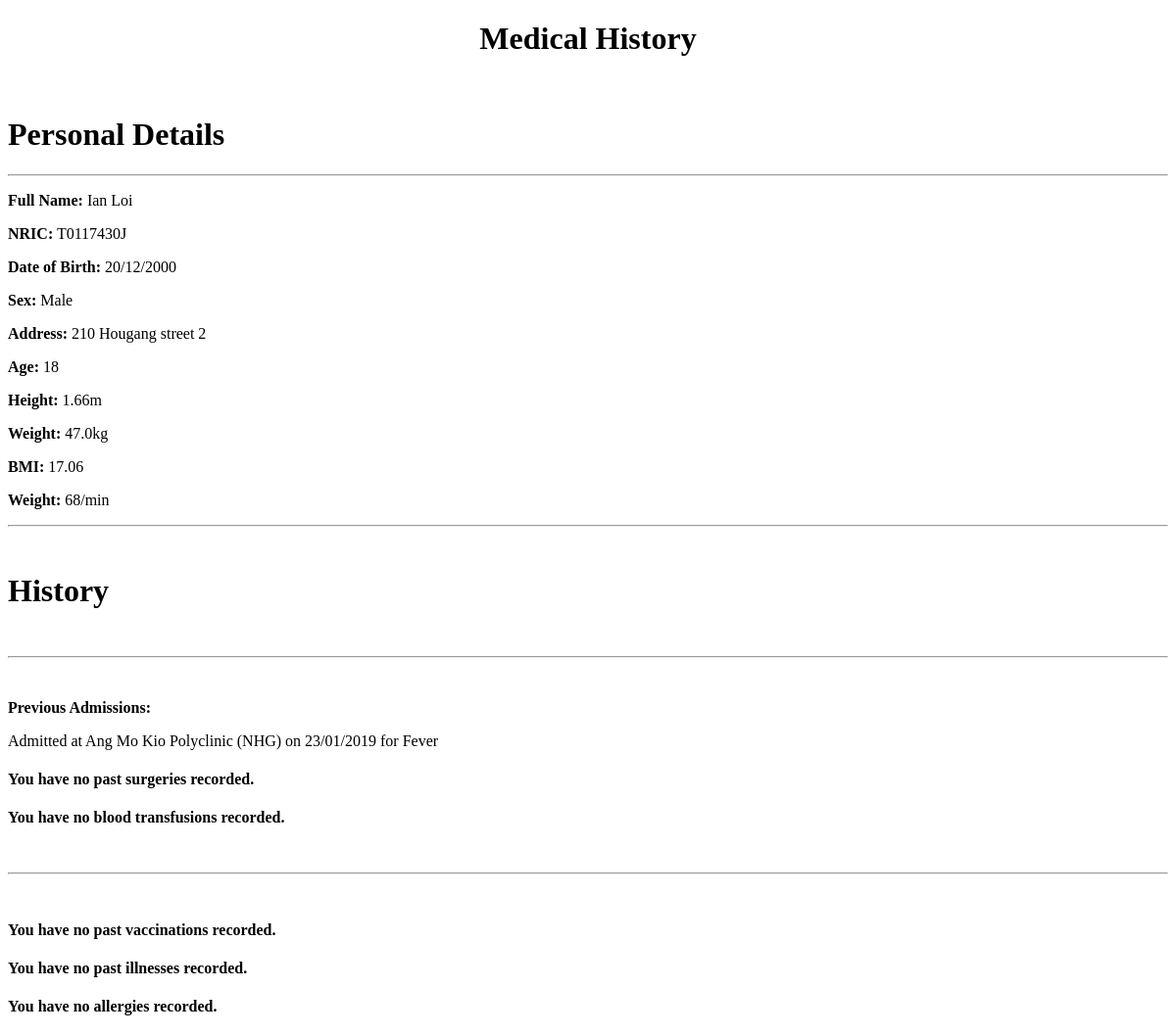
Before: /test (signed in) with the older database file.
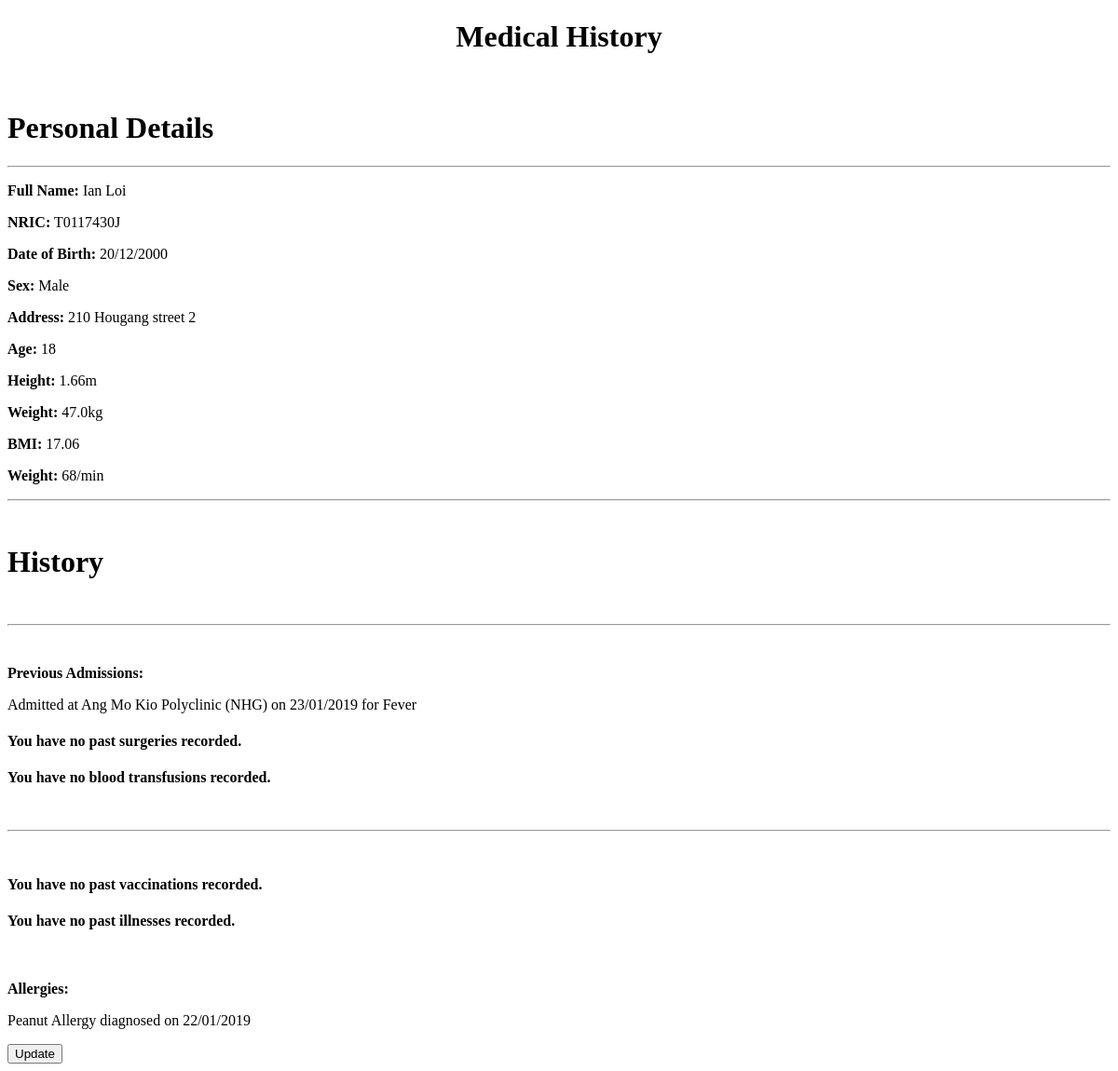
After: the same page with the newer database file.
### Flask/Models.py (models this page shows, shortened)
class Allergies(db.Model):
    id = db.Column(db.Integer, primary_key=True)
    allergy = db.Column(db.String(100), nullable=True)
    date = db.Column(db.DateTime, nullable=True)
    user_id = db.Column(db.Integer, db.ForeignKey('user.id'), nullable=False)

### Flask/main/routes.py (the view)
@main.route('/test')
def test():
    form = MyForm()
    return render_template('text.html', form=form)

### Flask/Models.py (called while the page is built)
@login_manager.user_loader
def load_user(user_id):
    return User.query.get(int(user_id))

### Flask/templates/text.html (shortened to what the changed rows need)
<!DOCTYPE html>
<html lang="en">
<head>
</head>
<body>
    <h1 align="center"> Medical History </h1>
    <br>
    <div class="row justify-content-center">
        <h1> Personal Details</h1>
        <br>
        <div id="breaklines" class="col-12 row justify-content-center">
            <h1 class="col-12 text-center"> History </h1>
            <br>
        </div>
        <div id="histories2" class="row col-12 justify-content-around">
            <div id="allergies" class="row justify-content-start col-3">
                {% if current_user.allergies %}
                <div class="col vh-history">
                    <br>
                    <p>
                        <b>Allergies:</b>
                        {% for i in range(5) %}
                        {% if current_user.allergies[i] %}
                        <p>
                            {{ current_user.allergies[i].allergy }} diagnosed on
                            {{current_user.allergies[i].date.strftime('%d/%m/%Y') }}
                        </p>
                        {% endif %}
                        {% endfor %}
                    </p>
                </div>
                <div class="text-center col-12">
                    <a href="{{ url_for('medical_history.Update_Record', record='Allergies') }}">
                        <button class="btn btn-info col"> Update </button>
                    </a>
                </div>
                {% else %}
                <div class="row justify-content-center">
                    <h4 class="text-center col-12"> You have no allergies recorded. </h4>
                </div>
                {% endif %}
            </div>
        </div>
    </div>
</body>
</html>

Changed rows visible on the page:
added Allergies: allergy "Peanut Allergy", date "22/01/2019"
Other visible differences:
text no longer shown: "You have no allergies recorded."
text now shown: "Allergies: Update"
new list line: "diagnosed on"
